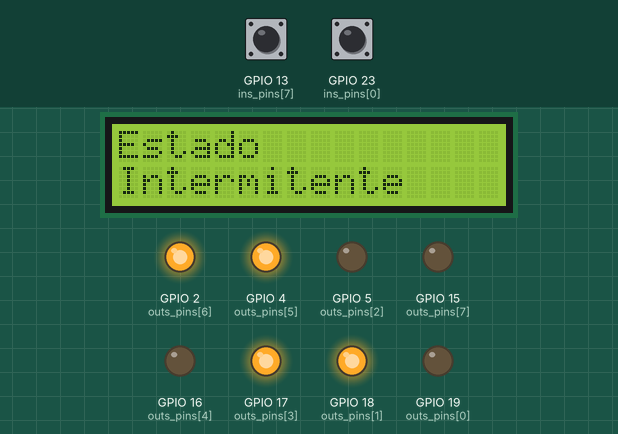
The sketch below on a simulated ESP32. Shown: 16×2 character LCD, output pins drawn as LEDs (lit = HIGH). Dashed ring = blinking. The inputs (shaded band) are chosen by the test bench; at power-on: GPIO 23 (ins_pins[0]) HIGH, GPIO 13 (ins_pins[7]) HIGH.

Above: at 1.2 s.
1.3 s: GPIO 23 (ins_pins[0]) pulled LOW for 1 s
At 2.9 s:
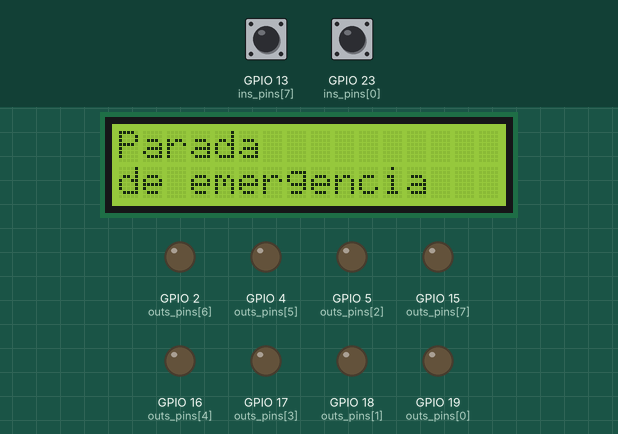
3.8 s: GPIO 13 (ins_pins[7]) pulled LOW for 0.15 s
At 4.6 s:
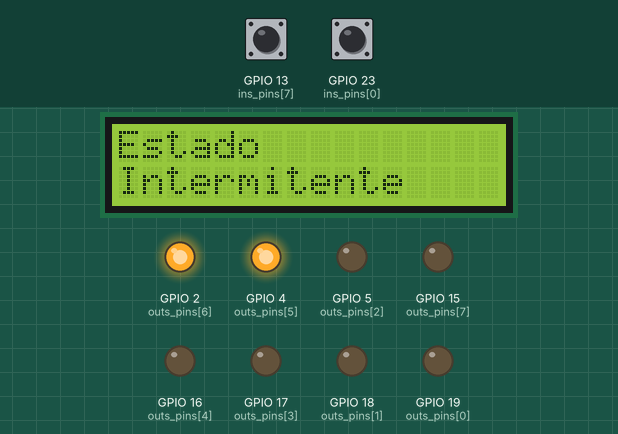
6.9 s: GPIO 23 (ins_pins[0]) pulled LOW for 0.15 s
At 8.1 s:
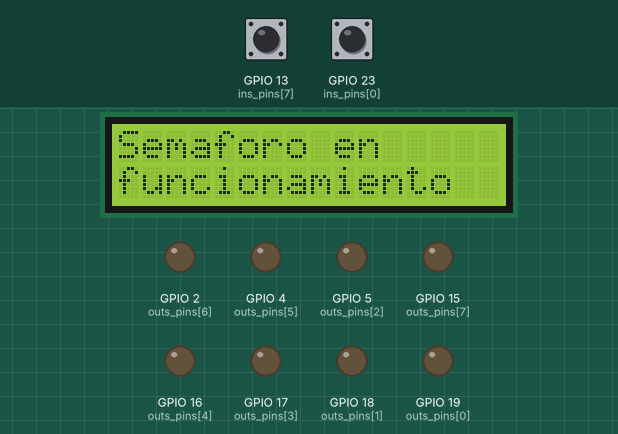
10.0 s: GPIO 13 (ins_pins[7]) pulled LOW for 1 s
At 13.8 s:
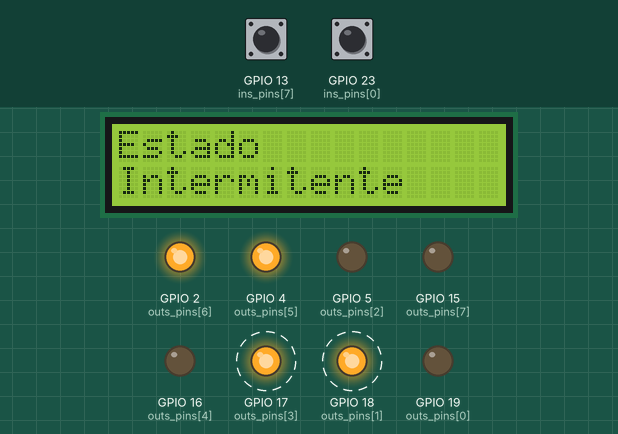
14.0 s: GPIO 23 (ins_pins[0]) pulled LOW for 3.2 s
At 14.7 s:
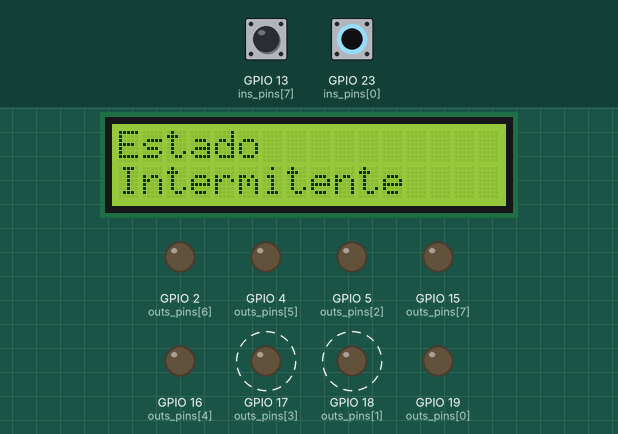
20.2 s: GPIO 13 (ins_pins[7]) pulled LOW for 0.15 s
At 26.0 s:
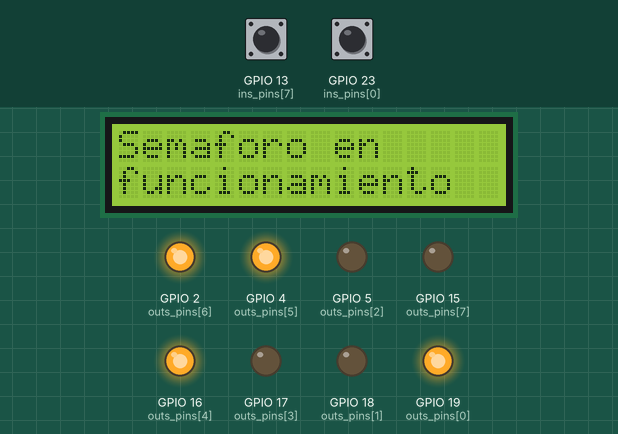
Timing chart, 0 to 34.9 s (numbered marks = the images above; inputs shaded):
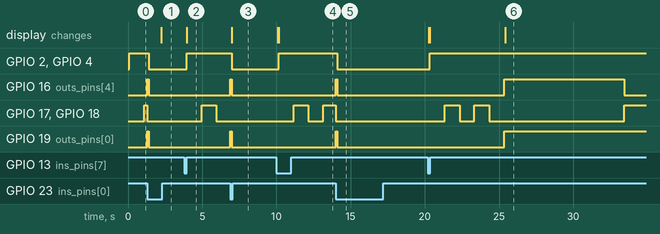

Measured:
- after the input at 1.3 s, GPIO 2 (outs_pins[6]), GPIO 4 (outs_pins[5]): HIGH → LOW after 0.09 s; GPIO 16 (outs_pins[4]), GPIO 19 (outs_pins[0]): LOW → HIGH at once, → LOW 0.09 s later; the display: changes after 0.95 s (image 1)
- after the input at 3.8 s, GPIO 2 (outs_pins[6]), GPIO 4 (outs_pins[5]): LOW → HIGH after 0.16 s; GPIO 17 (outs_pins[3]), GPIO 18 (outs_pins[1]): LOW → HIGH after 1.2 s, → LOW 1.0 s later; the display: changes after 0.16 s (image 2)
- after the input at 6.9 s, GPIO 2 (outs_pins[6]), GPIO 4 (outs_pins[5]): HIGH → LOW after 0.09 s; GPIO 16 (outs_pins[4]), GPIO 19 (outs_pins[0]): LOW → HIGH after 0.00 s instead of 2.1 s; GPIO 17 (outs_pins[3]), GPIO 18 (outs_pins[1]): stays LOW (without the input it goes to HIGH after 0.06 s)
- after the input at 10.0 s, GPIO 2 (outs_pins[6]), GPIO 4 (outs_pins[5]): LOW → HIGH after 0.16 s; GPIO 17 (outs_pins[3]), GPIO 18 (outs_pins[1]): LOW → HIGH after 1.2 s, → LOW 1.0 s later, → HIGH 1.0 s later; the display: first changes after 0.07 s (image 4 shows a later state)
- after the input at 14.0 s, GPIO 2 (outs_pins[6]), GPIO 4 (outs_pins[5]): HIGH → LOW after 0.09 s; GPIO 16 (outs_pins[4]), GPIO 19 (outs_pins[0]): LOW → HIGH after 0.00 s instead of 1.2 s
- after the input at 20.2 s, GPIO 2 (outs_pins[6]), GPIO 4 (outs_pins[5]): LOW → HIGH after 0.14 s; GPIO 16 (outs_pins[4]): LOW → HIGH after 5.1 s, → LOW 8.1 s later; GPIO 17 (outs_pins[3]), GPIO 18 (outs_pins[1]): goes HIGH 1.0 s, LOW 1.0 s, HIGH 1.0 s, LOW 9.1 s, then HIGH, starting after 1.1 s; GPIO 19 (outs_pins[0]): LOW → HIGH after 5.1 s

The sketch:

semaforo.ino
```cpp
// #####################################################################
// librerías
// #####################################################################
#include <LiquidCrystal_I2C.h>
LiquidCrystal_I2C lcd(0x27, 16, 2);

// #####################################################################
// constantes:
//  t_min: tiempo que durara el estado verde carros y rojo para peatón,
//         en el caso que el peatón solicite cruzar la vía.
//  ins_number: numero de entradas del sistema.
//  outs_number: numero de salidas del sistema.
//  ins_pins: arreglo con los pines del ESP32 asignados como entradas.
//  outs_pins: arreglo con los pines del ESP32 asignados como salidas.
//  rojo_c: arreglo de salidas digitales para obtener la secuencia
//          rojo para carros y verde para peatón.
//  amarillo_c: arreglo de salidas digitales para obtener la secuencia
//              amarillo carros y rojo para peatón.
//  verde_c: arreglo de salidas digitales para obtener la secuencia
//           verde carros y rojo para peatón.
// #####################################################################
const long t_min = 800;
const int ins_number = 8;
const int outs_number = 8;
const int ins_pins[ins_number] = {23,22,21,32,27,14,12,13};
const int outs_pins[outs_number] = {19,18,5,17,16,4,2,15};
const int rojo_c[7] = {HIGH, LOW, LOW, LOW, HIGH, HIGH, HIGH};
const int amarillo_c[7] = {HIGH, HIGH, LOW, HIGH, LOW, HIGH, HIGH};
const int verde_c[7] = {LOW, LOW, HIGH, HIGH, LOW, HIGH, HIGH};

// #####################################################################
// variables para interrupciones:
//  solicitud_peaton: determina el momento en que el peatón solicita
//                    cruzar la vía. Esta interrupción solo es valida
//                    cuando el semáforo se encuentra en el estado
//                    verde carros y rojo peatón.
//  emergencia: determina el momento en que un operario interrumpe el
//  sistema; con el fin de intervenir el semáforo de forma segura.
// #####################################################################
volatile boolean solicitud_peaton = false;
volatile boolean emergencia = false;

// #####################################################################
// funciones para interrupciones:
//  peaton: espera por la solicitud del peatón. En caso de recibir una
//          solicitud, establece como verdadero el estado de la
//          variable solicitud_peaton. Con esta información, el sistema
//          forzara la duración del estado verde carro y rojo peatón al
//          valor establecido en la variable t_min. Esta interrupción
//          solo es valida para el estado verde carros y rojo peatón.
//  interr: espera la entrada del operario a través del botón rojo. De
//          recibirla, se establece como verdadera la variable
//          emergencia. Con esta información, el sistema cambia el
//          estado de los conmutadores de la fuente AC y entra en
//          bloqueo.
//  siga: espera la entrada del operario a través del botón verde. De
//        recibirla, se pondrá fin al estado de emergencia.
// #####################################################################
void peaton() {
  solicitud_peaton = true;
}
void interr() {
  emergencia = true;
}
void siga() {
  emergencia = false;
}

// #####################################################################
// escritura: escribir mensaje en LCD
// argumentos:
//  str-1: primera linea
//  str-2: segunda linea
// #####################################################################
void escritura(String str_1, String str_2) {
  lcd.init();
  lcd.backlight();
  lcd.clear();
  lcd.setCursor(0, 0);
  lcd.print(str_1);
  lcd.setCursor(0, 1);
  lcd.print(str_2);
}

// #####################################################################
// blink: semáforo en estado intermitente
// argumentos:
//  luz_vehiculos: bombillo intermitente para vehículos
//  luz_peaton: bombillo intermitente para peatones
//  t_dur: duración, en milisegundos, del estado intermitente
//  t_par: duración, en milisegundos, de la oscilación
// variables:
//  t11: inicio del ciclo
//  t22: instante en que cambia el estado del bombillo
// #####################################################################
void blink(int luz_vehiculos, int luz_peaton, long t_dur, long t_par) {
  escritura("Estado", "Intermitente");
  // encender conmutadores
  for (int i = 5; i < outs_number-1; i++) digitalWrite(outs_pins[i], HIGH);
  unsigned long t11 = millis(); // instante de tiempo inicial
  unsigned long t22 = t11;      // inicio del estado
  // repetir hasta un valor de tiempo
  while((millis() - t11 <= t_dur) && (emergencia == false)) {
    if (millis() - t22 >= t_par) {  // verificar duración del estado
      t22 = millis();               // actualizar inicio del estado
      digitalWrite(outs_pins[luz_vehiculos], !digitalRead(outs_pins[luz_vehiculos]));
      digitalWrite(outs_pins[luz_peaton], !digitalRead(outs_pins[luz_peaton]));
    }
  }
}

// #####################################################################
// state_m: función para establecer los estados del semáforo
//  argumentos:
//    t_dur: duración del estado inmediatamente anterior
//    sec: vector con el estado a asignar por cada salida
//    l_sec: longitud del vector sec
//  variables: (globales)
//    outs_pins: vector con los pines de salida
//    t_min: tiempo que durara el estado verde carros y rojo para peatón,
//           en el caso que el peatón solicite cruzar la vía.
//    solicitud_peaton: ver variables de interrupción.
//    emergencia: ver variables de interrupción.
//  variables: (locales)
//    t11: inicio del estado, en milisegundos
// #####################################################################
void state_m(long t_dur, const int sec[], int l_sec) {
  unsigned long t11 = millis();       // instante de tiempo inicial
  while (emergencia == false) {       // sostener el estado
    if (solicitud_peaton  == true) {  // verificar posible interrupción
      t_dur = t_min;            // forzar duración del estado
    }
    if (millis() - t11 >= t_dur) {  // verificar duración del estado
      // establecer secuencia (salidas) del próximo estado
      for (int i = 0; i < l_sec; i++) digitalWrite(outs_pins[i], sec[i]);
      break;  // romper estado, una vez cumplida la duración
    }
  }
}

// #####################################################################
// lights: ciclo principal del semáforo
//  argumentos:
//    t_pv: duración del estado: vía peatones - alto vehículos
//    t_vp: duración del estado: vía vehículos - alto peatones
//    t_inter: duración estados intermedios
// nota: la unidad de tiempo es milisegundos.
// #####################################################################
void lights(long t_pv, long t_vp, long t_inter) {
  // de: estado - rojo carro - para: amarillo intermedio
  state_m(t_pv, amarillo_c, 7);
  // de: amarillo intermedio - para: estado - verde carro
  state_m(t_inter, verde_c, 7);
  // de: estado - verde carro - para: amarillo - intermedio
  // se habilidad la interrupción del peatón, permitiendo solicitar
  // cruzar la vía
  attachInterrupt(digitalPinToInterrupt(ins_pins[7]), peaton, FALLING);
  state_m(t_vp, amarillo_c, 7);
  // se reinicia la interrupción del peatón para evitar errores en
  // un próximo ciclo.
  solicitud_peaton = false;
  // se deshabilita la interrupción del peatón
  detachInterrupt(digitalPinToInterrupt(ins_pins[7]));
  // de: amarillo intermedio - para: estado - rojo carro
  state_m(t_inter, rojo_c, 7);
}

// ########################################################################
// configuración inicial
// ########################################################################
void setup() {
  // establecer pines como entradas con resistencia "pull up"
  for (int i = 0; i < ins_number; i++) pinMode(ins_pins[i], INPUT_PULLUP);
  // estableces pines como salidas
  for (int i = 0; i < outs_number; i++) pinMode(outs_pins[i], OUTPUT);
  // apagar todas las salidas del sistema
  for (int i = 0; i < outs_number; i++) digitalWrite(outs_pins[i], LOW);
}

// #####################################################################
// ciclo principal
// #####################################################################
void loop() {
  // establecer interrupción de emergencia
  attachInterrupt(digitalPinToInterrupt(ins_pins[0]), interr, FALLING);
  // ciclo intermitente con amarillo carro & rojo peatón
  blink(1,3,5000,1000);
  // establecer estado - rojo carro y verde peatón
  for (int i = 0; i<5; i++) digitalWrite(outs_pins[i], rojo_c[i]);
  escritura("Semaforo en", "funcionamiento");
  while (emergencia == false) {
    lights(8000,8000,2000);     // ciclo principal del semáforo
  }
  detachInterrupt(digitalPinToInterrupt(ins_pins[0]));
  attachInterrupt(digitalPinToInterrupt(ins_pins[7]), siga, FALLING);
  while (emergencia == true) {
    // parada de emergencia
    for (int i = 0; i < outs_number; i++) digitalWrite(outs_pins[i], LOW);
    escritura("Parada", "de emergencia");
  }
}
```
